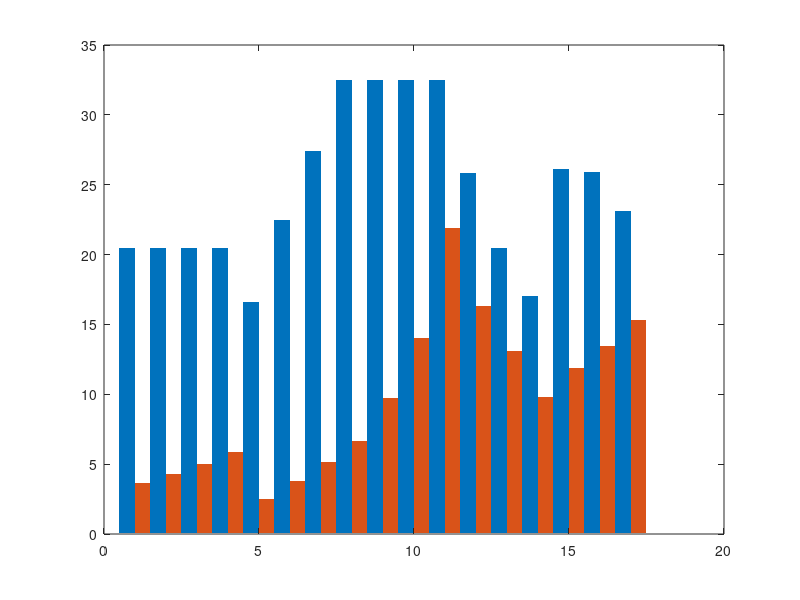

Reproduce this figure in MATLAB. (Note: this script raises an error after producing the figure.)
clc
clear all
close all

Wcon = [4.70	4.70	4.70	4.70	1.92	1.99	2.06	2.13	2.13	2.13	2.13	3.14	4.70	6.77	2.92	2.88	3.16];
Wdes = [26.46	22.49	19.33	16.40	12.56	11.77	11.00	10.37	7.08	4.93	3.15	4.98	7.35	11.80	6.44	5.56	4.77];

Eta_con = [0.2048	0.2048	0.2048	0.2048	0.1662	0.2249	0.2744	0.3250	0.3250	0.3250	0.3250	0.2587	0.2048	0.1707	0.2609	0.2594	0.2315];
Eta_des = [0.0364	0.0428	0.0498	0.0588	0.0254	0.0380	0.0514	0.0666	0.0976	0.1401	0.2191	0.1634	0.1311	0.0980	0.1185	0.1343	0.1533];

t_I = [26	26	26	26	26	26	26	26	26	26	26	26	26	26	26	26	26];
t_O = [34	34	34	34	25	28	31	34	34	34	34	34	34	34	34	34	34];

Omega_I = [10.5	10.5	10.5	10.5	14.5	14.5	14.5	14.5	14.5	14.5	14.5	12.5	10.5	8.5     12.5	12.5	12.5];
Omega_O = [20.5	18.5	16.5	14.5	14.5	14.5	14.5	14.5	12.5	10.5	8.5     8.5     8.5     8.5     12.5	12.5	12.5];



figure(1)
set(gcf,'Position',[360   200  680   420]);
% set(0,'defaultAxesFontSize',10)

h1 = bar([Eta_con' Eta_des']*100,'BarWidth',1,'EdgeColor','none');
set(h1, {'DisplayName'}, {'Condensing dehumidification','Desiccant wheel dehumidification'}');
colororder('default')
xticks(1:1:17);
xlabel('Case');
ylabel('Exergy Efficiency');
axis([0 18 0 40]);
yticklabels({'0','0.05','0.10','0.15','0.20','0.25','0.30','0.35','0.40'})


yyaxis right;
h2 = plot(t_I,'s-','MarkerSize',5,'MarkerFaceColor',[0.9290 0.6940 0.1250]);
hold on
h3 = plot(t_O,'o-','MarkerSize',5,'MarkerFaceColor',[0.9290 0.6940 0.1250])
axis([0 18 5 36]);
yticks(0:4:36);
ylabel('{\itt} [{\circ}C]');


h4 = plot((Omega_I-5)/(22-5)*(36-5)+5,'s-','Color',[0.4940 0.1840 0.5560],'MarkerSize',5,'MarkerFaceColor','w');
hold on
h5 = plot((Omega_O-5)/(22-5)*(36-5)+5,'o-','Color',[0.4940 0.1840 0.5560],'MarkerSize',5,'MarkerFaceColor','w');


ax = gca;
ax.YAxis(1).MinorTick = 'off';
ax.YAxis(2).MinorTick = 'on';
ax.YAxis(2).MinorTickValues = 2:2:36;
ax.XAxis.TickDirection = 'out';
ax.XAxis.TickLength(1) = 0;
% ax.Box = 'off';

lgd1= legend([h1],{'Condensing dehumidification','Desiccant wheel dehumidification','t_I','t_O','\omega_I','\omega_O'}, ... 
    'Location', 'southoutside','Orientation','horizontal','box','off');

hidden_ax = axes('Visible','off','NextPlot','add');
h2 = plot(t_I,'s-','Color',[0.9290 0.6940 0.1250],'MarkerFaceColor',[0.9290 0.6940 0.1250]);
h3 = plot(t_I,'o-','Color',[0.9290 0.6940 0.1250],'MarkerSize',4,'MarkerFaceColor',[0.9290 0.6940 0.1250]);
h4 = plot(t_I,'s-','Color',[0.4940 0.1840 0.5560],'MarkerFaceColor','w');
h5 = plot(t_I,'o-','Color',[0.4940 0.1840 0.5560],'MarkerSize',5,'MarkerFaceColor','w');

[lgd2, objs] = legend([h2 h3 h4 h5],{'{\itt}_I','{\itt}_O','\omega_I','\omega_O'}, ... 
    'Location', 'southoutside','Orientation','horizontal','AutoUpdate','off','box','off');
set(lgd2,'FontName','Times New Roman');


delete(h2); delete(h3); delete(h4); delete(h5);


pos = ax.Position;
offset = 0.1;
% %Reduce width of the two axes generated by plotyy
pos(3) = pos(3) - 0.1;
set(ax,'position',pos);
%Determine the position of the third axes
pos(3) = pos(3) + 0.1;
ax2=axes('Position',pos,'box','off','Color',[0 0 0 0],'XColor',[0 0 0 0], ... 
    'YColor',[0.4940 0.1840 0.5560],'XTick',[],'YAxisLocation','right','Layer','bottom');
axis(([0 18 5 22]));
ylabel('\omega [g/kg]');

ax2.YAxis.MinorTick = 'on';
ax2.YAxis.MinorTickValues = 5:1:22;



linewidth = 2.5;
fontsize = 10;
markersize = 120;

% set(ax,'LineWidth',linewidth/2,'FontSize',fontsize);
% set(ax2,'LineWidth',linewidth/2,'FontSize',fontsize);

% 
% % lgd.Position = [ 0.1300    0.1016    0.6750    0.0460];
% lgd = legend(ax,[h1],{'Condensing dehumidification','Desiccant wheel dehumidification','t_I','t_O','\omega_I','\omega_O'}, ... 
%     'Location', 'southoutside','Orientation','horizontal');
% % lgd2 = legend([h1 h2 h3 h4 h5],{'Condensing dehumidification','Desiccant wheel dehumidification','ti','to','omegaI','omegaO'}, ... 
% %     'Location', 'southoutside','Orientation','horizontal');
% 
% lgd.NumColumns = 2;
% 
% legend(ax2,[h2 h3 h4 h5],{'t_I','t_O','\omega_I','\omega_O'}, ... 
%     'Location', 'southoutside','Orientation','horizontal','Color','w');
% 
% pos = ax.Position;
% offset = 0.1;
% % %Reduce width of the two axes generated by plotyy
% pos(3) = pos(3) - 0.1;
% set(ax2,'position',pos);

% lgd2.NumColumns = 2;
lgd2.Position([1 3]) = lgd1.Position([1 3]);
lgd2.Position(2) = lgd1.Position(2)-lgd2.Position(4);

